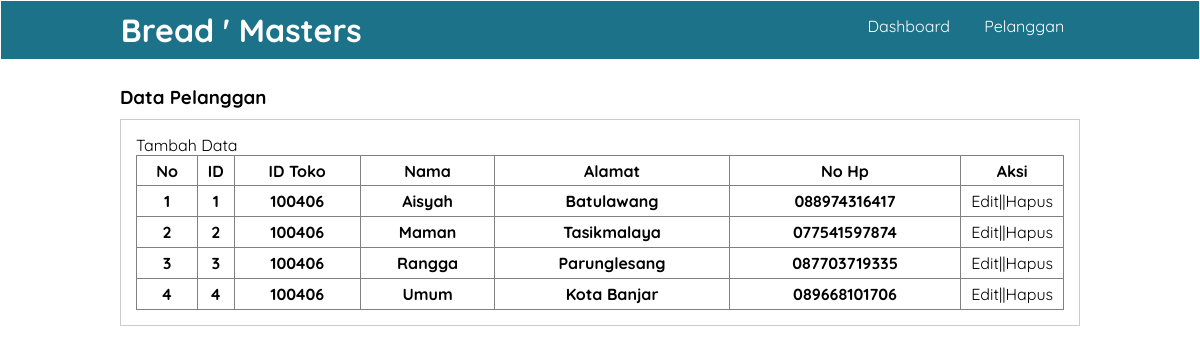
Page /data_pelanggan.php (signed in) on the committed database.
### tables this page shows
CREATE TABLE `pelanggan` (
  `id_pelanggan` int(11) NOT NULL,
  `id_toko` int(11) NOT NULL,
  `nama_pelanggan` varchar(50) NOT NULL,
  `alamat` varchar(100) NOT NULL,
  `no_hp` varchar(50) NOT NULL,
  `created_at` timestamp NOT NULL DEFAULT current_timestamp() ON UPDATE current_timestamp()
);

### data_pelanggan.php (the view, shortened to what this page needs)
<?php
    include "koneksi.php";
    $query = mysqli_query($conn,'SELECT * FROM pelanggan');
?>
<!DOCTYPE html>
<html lang="en">
<head>
    <link rel="stylesheet" href="dekorasi.css">
</head>
<body>
    <header>
        <div class="container">
        <h1><a href="dashboard.php">Bread ' Masters</a></h1>
        <ul>
            <li><a href="dashboard.php">Dashboard</a></li>
            <li><a href="data_pelanggan.php">Pelanggan</a></li>
        </ul>
        </div>
    </header>
    <div class="section">
        <div class="container">
            <h3>Data Pelanggan</h3>
            <div class="box">
                <p><a href="tambah_datapelanggan.php">Tambah Data</a></p>
                <table border="1" cellspacing="0" class="table">
                    <thead>
                        <tr>
                            <th width="60px">No</th>
                            <th>ID</th>
                            <th>ID Toko</th>
                            <th>Nama</th>
                            <th>Alamat</th>
                            <th>No Hp</th>
                            <th width="100px">Aksi</th>
                        </tr>
                    </thead>
                    <tbody>
                    <?php
                    $no = 1;
                    while($data_pelanggan = mysqli_fetch_assoc($query)):?>
                        <tr>
                        <th><?php echo $no++ ?></th>
                        <th><?php echo $data_pelanggan["id_pelanggan"] ?></th>
                        <th><?php echo $data_pelanggan["id_toko"] ?></th>
                        <th><?php echo $data_pelanggan["nama_pelanggan"] ?></th>
                        <th><?php echo $data_pelanggan["alamat"] ?></th>
                        <th><?php echo $data_pelanggan["no_hp"] ?></th>
                        <td>
                            <a href="./proses/edit_pelanggan.php?id=<?php echo $data_pelanggan['id_pelanggan'] ?>">Edit</a>||<a href="./proses/hapus_pelanggan.php?id=<?php echo $data_pelanggan['id_pelanggan'] ?>" onclick="return confirm('Anda yakin ingin menghapus data ini??')">Hapus</a>
                        </td>
                        </tr>
                    <?php endwhile ?>
</tbody>
</body>
</html>

### dekorasi.css (style rules this page uses)
* { padding: 0; margin: 0; font-family: 'quicksand', sans-serif; }
a { color: inherit; text-decoration: none; }
body { background-color: #fff }
header { border: 1px solid; background-color: #1c7289; color: #fff; }
header h1 { float: left; padding: 9px 0; }
header ul { float: right; }
header ul li { display: inline-block; }
header ul li a { padding: 15px; display: inline-block; }
.container { width: 80%; margin: 0 auto; }
.container:after { content: ''; display: block; clear: both; }
.section { padding: 25px 0; }
.box { background-color: #fff; border: 1px solid #ccc; padding: 15px; box-sizing: border-box; margin: 10px 0 25px 0; }
.box:after { content: ''; display: block; clear: both; }
.table { width: 100%; border-collapse: collapse; }
.table tr { height: 30px; }
.table tr td { padding: 5px 10px; }

### rows in the picture
pelanggan: id_pelanggan "1", id_toko "100406", nama_pelanggan "Aisyah", alamat "Batulawang", no_hp "088974316417"
pelanggan: id_pelanggan "2", id_toko "100406", nama_pelanggan "Maman", alamat "Tasikmalaya", no_hp "077541597874"
pelanggan: id_pelanggan "3", id_toko "100406", nama_pelanggan "Rangga", alamat "Parunglesang", no_hp "087703719335"
pelanggan: id_pelanggan "4", id_toko "100406", nama_pelanggan "Umum", alamat "Kota Banjar", no_hp "089668101706"
